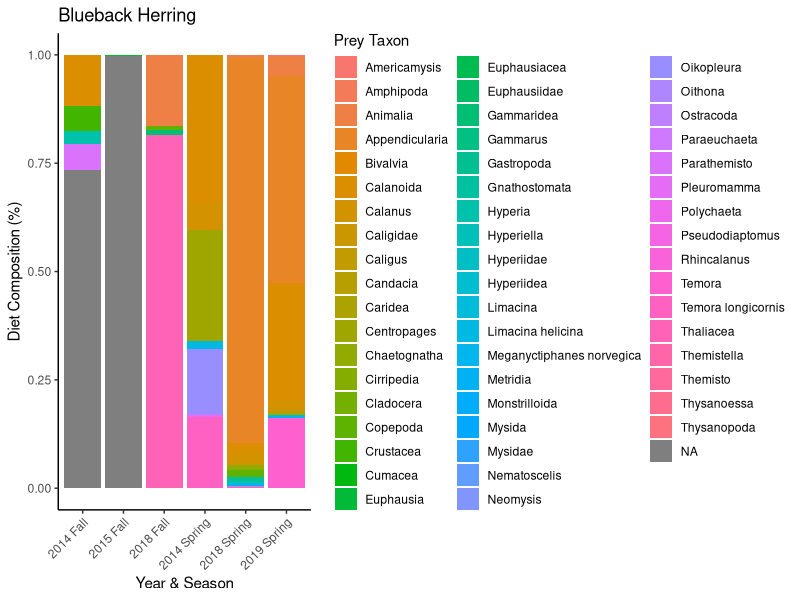
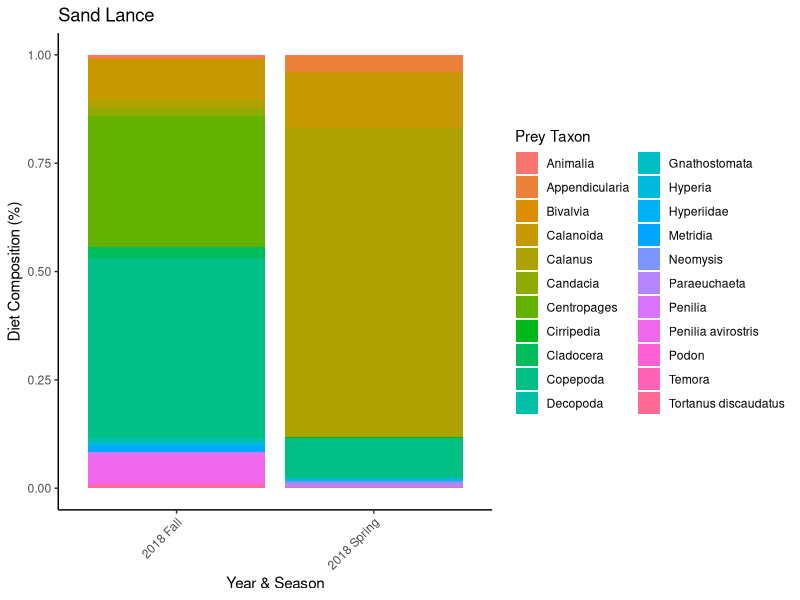
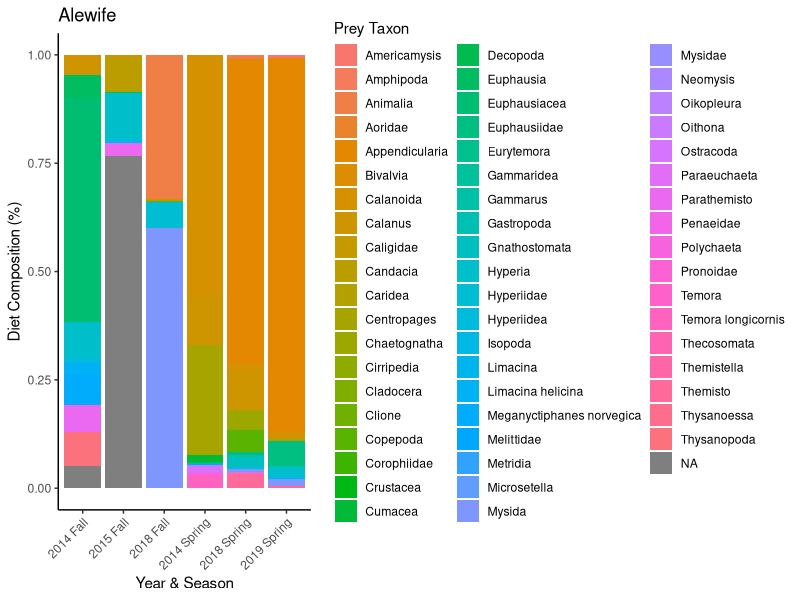
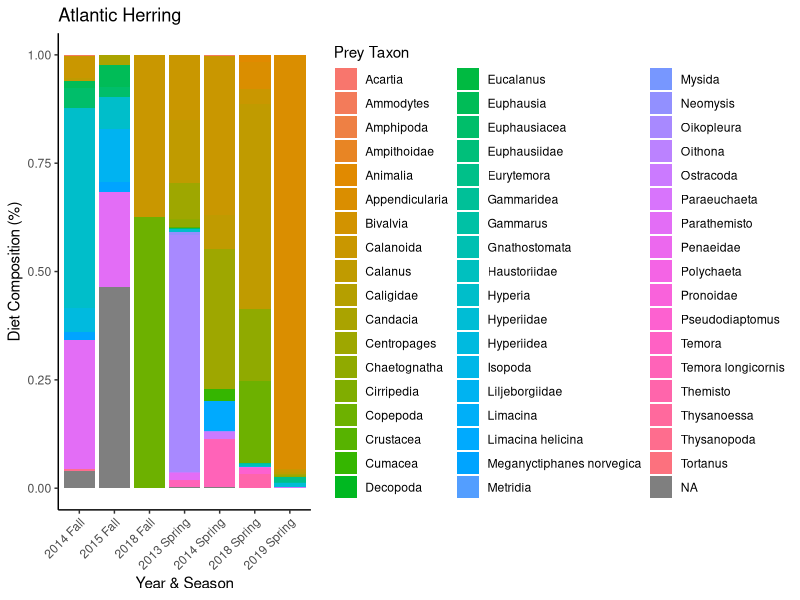
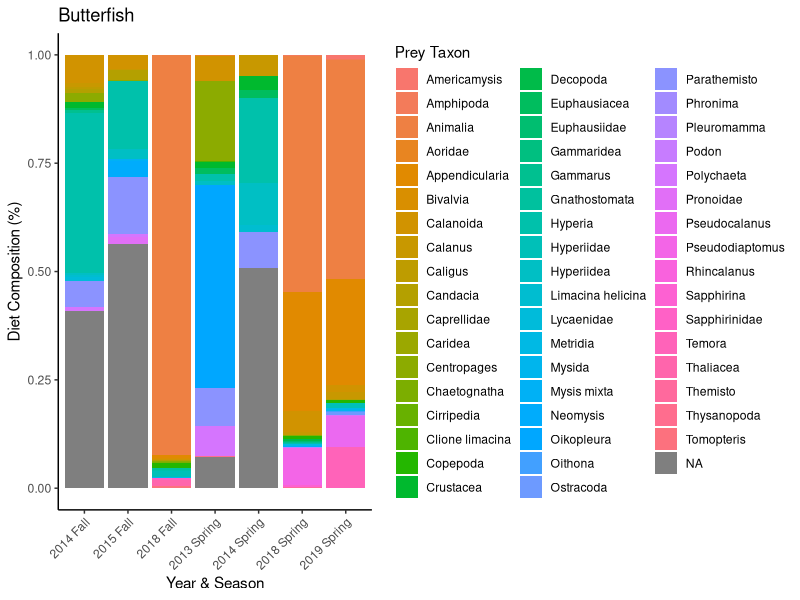
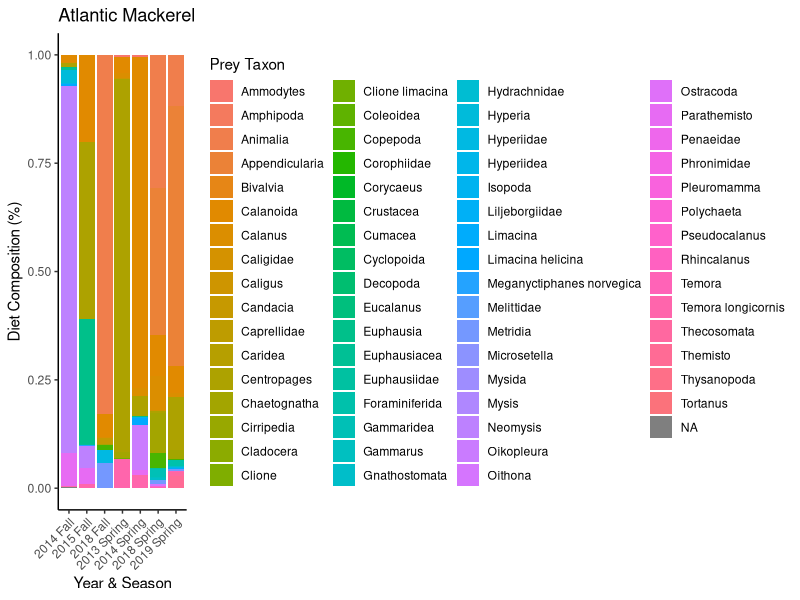
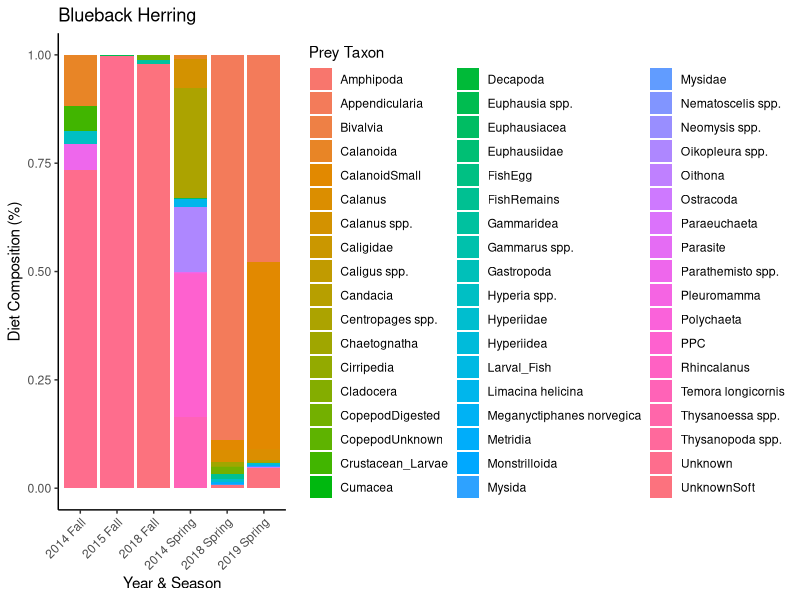
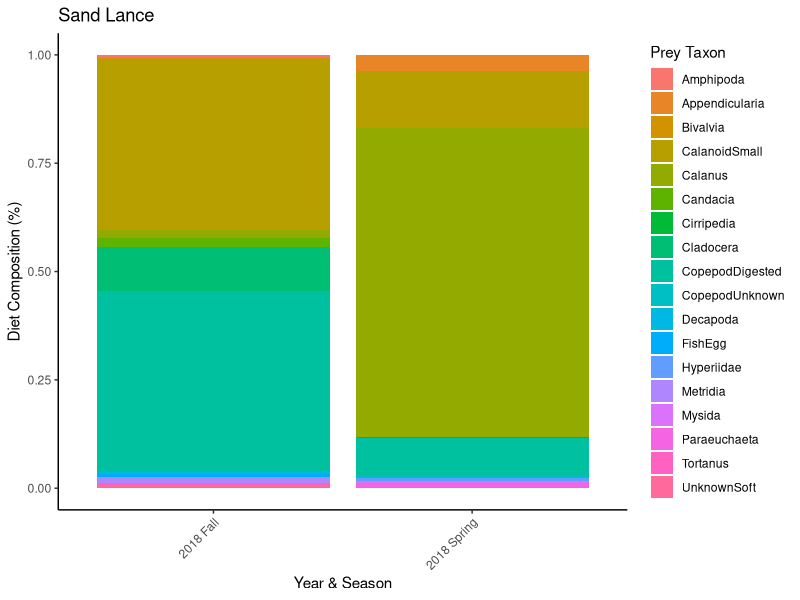

Write R code to recreate these figures, in order.
################################################################################
#############          FORAGE FISH DIETS           #############################
#############             FEB-2025                 #############################
## by: Alexandra Cabanelas
# looking at fish diet trends of fish already processed by J Suca et al
# data is from https://portal.edirepository.org/nis/mapbrowse?packageid=knb-lter-nes.2.3 

#Glancy, S.G., J.J. Suca, and J.K. Llopiz. 2022. Diet composition for small 
##pelagic fishes across the Northeast U.S. Continental Shelf for NES-LTER, 
##ongoing since 2013 ver 3. Environmental Data Initiative. 
##https://doi.org/10.6073/pasta/e48fef01a8bb7ae3c443d57de83bed2e 

#Concat_Count_EDI = prey counts
#Concat_Meas_EDI = prey measurements 

#### ------------------------------------------ #####
#            Packages -----
#### ------------------------------------------ #####

library(tidyverse)
library(RColorBrewer)
#library(gridExtra) 
#library(cowplot)

#### ------------------------------------------ #####
#            Data -----
#### ------------------------------------------ #####

diets <- read.csv(file.path("raw","Concat_Count_EDI.csv"))


#### ------------------------------------------ #####
#            Tidy -----
#### ------------------------------------------ #####

# create season and year columns 
diets <- diets %>%
  mutate(
    year = substr(as.character(cruise), 1, 4),  # Extract first 4 digits as Year
    season = case_when(
      grepl("02$", cruise) ~ "Spring",  # If cruise ends in '02', assign "Spring"
      grepl("04$", cruise) ~ "Fall",    # If cruise ends in '04', assign "Fall"
      TRUE ~ NA_character_  # Assign NA if it doesn't match
    )
  )

# preyTaxon = Most general taxonomic category of prey
# preyTaxa = Specific taxonomic category of prey
# Llopiz_taxa = Llopiz lab category of prey item
# scientificName_preyTaxon = Scientific name of prey item

comparison_table <- diets %>%
  select(preyTaxon, preyTaxa, Llopiz_taxa, 
         scientificName_preyTaxon, scientificNameID_preyTaxon) %>%
  distinct()  

differences_in_taxa_cols <- diets %>%
  filter(preyTaxon != Llopiz_taxa | 
           preyTaxon != scientificName_preyTaxon | 
           preyTaxon != preyTaxa | 
           Llopiz_taxa != scientificName_preyTaxon | 
           Llopiz_taxa != preyTaxa | 
           scientificName_preyTaxon != preyTaxa) %>%
  select(preyTaxon, Llopiz_taxa, scientificName_preyTaxon, preyTaxa) %>%
  distinct() %>%
  arrange(preyTaxon)

# remove Empty stomachs?
diets <- diets %>%
  filter(preyTaxon != "-9999" & preyTaxon != "Empty")

# not sure what "preyNum" column is
# in EDI is says "Unique number for prey specimen within each gut"
diets <- diets %>%
  dplyr::select(-c("preyNum", "preySpp", "Ocularunits", "Mag","prey_mm", "Scope"))

# preyCount = Total number of prey items per taxanomic category in the gut of fish specimen
## not sure what the NAs in this col mean...

# gutCount = Total number of prey items in that individual fish’s gut.
## gut count is not always filled out - sometimes NA
## and sometimes it seems likes it's wrong (e.g. preyCount > gutCount)

# redo gutCount column 
diets <- diets %>%
  group_by(FishSpecies, cruise, station, FishNum) %>%
  mutate(gutCount = sum(preyCount, na.rm = TRUE)) %>%
  ungroup()

# number of guts processed per season, yearb by predator species
fish_counts <- diets %>%
  group_by(year, season, FishSpecies) %>%
  summarise(fish_processed = n_distinct(FishNum), .groups = "drop") %>%
  group_by(year) %>%
  mutate(total_per_year = sum(fish_processed)) %>% 
  ungroup()

# create common name column
#P_tri = Peprilus triacanthus = Butterfish
#A_aes = Alosa aestivalis = Blueback Herring
#A_pse =	Alosa pseudoharengus = Alewife
#C_har = Clupea harengus = Atlantic Herring
#A_dub =	Ammodytes dubius = Sand Lance
#S_sco =	Scomber scombrus = Atlantic Mackerel

# fix typo in data... 
diets <- diets %>%
  mutate(FishSpecies = ifelse(FishSpecies == "p_tri", "P_tri", FishSpecies))

diets <- diets %>%
  mutate(FishCommon = case_when(
    FishSpecies == "P_tri" ~ "Butterfish",
    FishSpecies == "A_aes" ~ "Blueback Herring",
    FishSpecies == "A_pse" ~ "Alewife",
    FishSpecies == "C_har" ~ "Atlantic Herring",
    FishSpecies == "A_dub" ~ "Sand Lance",
    FishSpecies == "S_sco" ~ "Atlantic Mackerel",
    TRUE ~ NA_character_  # Assign NA if no match
  ))

#im setting the NAs in preyCount == 0 for now bc i dont know what they are
diets <- diets %>%
  mutate(preyCount = ifelse(is.na(preyCount), 0, preyCount))


#### ------------------------------------------ #####
#            Plots -----
#### ------------------------------------------ #####

#            scientificName_preyTaxon -----
#### ------------------------------------------ #####

# calculate diet composition (%) per fish species, year, and season
diets_percent <- diets %>%
  group_by(FishSpecies, year, season, scientificName_preyTaxon) %>%
  summarise(total_prey = sum(preyCount, na.rm = TRUE), .groups = "drop") %>%
  group_by(FishSpecies, year, season) %>%
  mutate(percent = (total_prey / sum(total_prey, na.rm = TRUE)) * 100)

# to make title the fish's common name
fish_common_map <- diets %>%
  select(FishSpecies, FishCommon) %>%
  distinct() %>%
  deframe() 

fish_species_list <- unique(diets_percent$FishSpecies)

# loop through each FishSpecies and create plots
for (fish in fish_species_list) {
  plot <- ggplot(filter(diets_percent, FishSpecies == fish), 
                 aes(x = interaction(year, season, sep = " "), 
                     y = percent, fill = scientificName_preyTaxon)) +
    geom_bar(stat = "identity", position = "fill") +  
    theme_classic() +
    labs(title = fish_common_map[fish],
         x = "Year & Season", 
         y = "Diet Composition (%)", 
         fill = "Prey Taxon") +
    theme(axis.text.x = element_text(angle = 45, hjust = 1),
          legend.position = "right")
  
  print(plot)  
}

#            preyTaxon -----
#### ------------------------------------------ #####

# calculate diet composition (%) per fish species, year, and season
diets_percent_preyTaxon <- diets %>%
  group_by(FishSpecies, year, season, preyTaxon) %>%
  summarise(total_prey = sum(preyCount, na.rm = TRUE), .groups = "drop") %>%
  group_by(FishSpecies, year, season) %>%
  mutate(percent = (total_prey / sum(total_prey, na.rm = TRUE)) * 100)

# loop to plot
for (fish in fish_species_list) {
  plot <- ggplot(filter(diets_percent_preyTaxon, FishSpecies == fish), 
                 aes(x = interaction(year, season, sep = " "), 
                     y = percent, fill = preyTaxon)) +
    geom_bar(stat = "identity", position = "fill") +  
    theme_classic() +
    labs(title = fish_common_map[fish],
         x = "Year & Season", 
         y = "Diet Composition (%)", 
         fill = "Prey Taxon") +
    theme(axis.text.x = element_text(angle = 45, hjust = 1),
          legend.position = "right")
  
  print(plot)  
}


#            preyTaxon grouped top 10 -----
#### ------------------------------------------ #####

# rename PPC to Calanoida
diets_v1 <- diets %>%
  mutate(preyTaxon = ifelse(preyTaxon == "PPC", "Calanoida", 
                            preyTaxon))

diets_v1 <- diets_v1 %>%
  mutate(preyTaxon = case_when(
    preyTaxon %in% c("Unknown", "UnknownOther", "UnknownSoft") ~ "Unknown",  
    TRUE ~ preyTaxon  # keep other values unchanged
  ))

# top 10 most common preyTaxon across all data
top_10_prey <- diets_v1 %>%
  group_by(preyTaxon) %>%
  summarise(total_prey = sum(preyCount, na.rm = TRUE)) %>%
  arrange(desc(total_prey)) %>%
  slice_head(n = 10) %>%
  pull(preyTaxon) 

diets_v1 <- diets_v1 %>%
  mutate(preyTaxon = case_when(
    preyTaxon %in% top_10_prey ~ preyTaxon,  # keep top 10 prey taxa
    TRUE ~ "Other"  # group all other prey into "Other"
  ))

diets_percent_preyTaxon_g <- diets_v1 %>%
  group_by(FishSpecies, year, season, preyTaxon) %>%
  summarise(total_prey = sum(preyCount, na.rm = TRUE), .groups = "drop") %>%
  group_by(FishSpecies, year, season) %>%
  mutate(percent = (total_prey / sum(total_prey, na.rm = TRUE)) * 100)

unique_prey <- unique(diets_percent_preyTaxon_g$preyTaxon)
color_palette <- brewer.pal(n = 11, name = "RdGy") #"Paired", "Set3" or "Dark2"
prey_color_mapping <- setNames(color_palette, unique_prey)

# loop to plot

for (fish in fish_species_list) {
  plot <- ggplot(filter(diets_percent_preyTaxon_g, FishSpecies == fish), 
                 aes(x = interaction(season, year, sep = " "), 
                     y = percent, fill = preyTaxon)) +
    geom_bar(stat = "identity", position = "fill") +  
    scale_fill_manual(values = prey_color_mapping) +
    theme_classic() +
    labs(title = fish_common_map[fish],
         y = "Diet Composition (%)") +  
    theme(axis.text.x = element_text(angle = 0, hjust = 0.5, color = "black", size = 14),
          axis.text.y = element_text(angle = 0, color = "black", size = 14),
          axis.title.x = element_blank(),
          axis.title.y = element_text(size = 16),  
          plot.title = element_text(hjust = 0.5, size = 18, face = "bold"),
          legend.position = "right",
          legend.title = element_blank(),
          legend.margin = margin(0, 0, 0, 0),
          legend.spacing.y = unit(0.2, "cm")) +
    scale_y_continuous(expand = c(0, 0), 
                       labels = scales::percent_format(scale = 100))
  
  print(plot)  
}

### SAME BUT OTHER PALETTE/COLOR OPTIONS
# do the same but coloring unknown in like a bright color
bright_colors <- c("#FF0000", "#00FF00", "#0000FF", "orange",  "#FF00FF",
                   "#00FFFF", "#800000", "#808000", "#008000", "#800080", 
                   "#000080", "#808080", "#C0C0C0", "#FF6347", "#FFD700", 
                   "#32CD32", "#FF1493", "#B22222", "#FF4500", "#ADFF2F")

custom_palette <-  c(
  "Unknown" = "#E63946",  # Bright Red (stands out)
  "Other" = "#8D99AE",  # Neutral Gray for "Other"
  "Calanoida" = "#A8DADC",  # Soft Cyan
  "Calanus spp." = "#457B9D",  # Muted Blue
  "Centropages spp." = "#1D3557",  # Dark Blue
  "Euphausia spp." = "#F4A261",  # Warm Orange
  "Neomysis spp." = "#E9C46A",  # Yellow-Gold
  "Oikopleura spp." = "#2A9D8F",  # Green-Teal
  "Temora longicornis" = "#264653",  # Dark Teal
  "Appendicularia" = "#6A0572",  # Deep Purple
  "CalanoidSmall" = "#D4A5A5"  # Soft Pink
)

custom_palette <- c(
  "Unknown" = "#D73027",  # Strong Red (stands out)
  "Other" = "#7E7E7E",  # Neutral Gray (background)
  "Calanoida" = "#1F78B4",  # Deep Blue
  "Calanus spp." = "#6BAED6",  # Soft Blue
  "Centropages spp." = "#A6CEE3",  # Light Blue
  "Euphausia spp." = "#33A02C",  # Deep Green
  "Neomysis spp." = "#B2DF8A",  # Light Green
  "Oikopleura spp." = "#FDAE61",  # Warm Orange
  "Temora longicornis" = "#F46D43",  # Orange-Red
  "Appendicularia" = "#FDBF6F",  # Soft Peach
  "CalanoidSmall" = "#CAB2D6"  # Soft Purple
)

for (fish in fish_species_list) {
  plot <- ggplot(filter(diets_percent_preyTaxon_g, FishSpecies == fish), 
                 aes(x = interaction(season, year, sep = " "), 
                     y = percent, fill = preyTaxon)) +
    geom_bar(stat = "identity", position = "fill") +  
    scale_fill_manual(values = custom_palette) +
    theme_classic() +
    labs(title = fish_common_map[fish],
         y = "Diet Composition (%)") +  
    theme(axis.text.x = element_text(angle = 0, hjust = 0.5, color = "black", size = 14),
          axis.text.y = element_text(angle = 0, color = "black", size = 14),
          axis.title.x = element_blank(),
          axis.title.y = element_text(size = 16),  
          plot.title = element_text(hjust = 0.5, size = 18, face = "bold"),
          legend.position = "right",
          legend.title = element_blank(),
          legend.margin = margin(0, 0, 0, 0),
          legend.spacing.y = unit(0.2, "cm")) +
    scale_y_continuous(expand = c(0, 0), 
                       labels = scales::percent_format(scale = 100))
  
  print(plot)  
}



#            Llopiz_taxa grouped top 10 -----
#### ------------------------------------------ #####
# doing same with Llopiz_taxa bc calanoid small better described

diets_v2 <- diets %>%
  mutate(Llopiz_taxa = case_when( # Thaliacea ??
    Llopiz_taxa %in% c("Unknown", "UnknownOther", "UnknownSoft") ~ "Unknown",  
    TRUE ~ Llopiz_taxa  # keep other values unchanged
  ))

# fill in the NAs with some of the prey names in the scientificName_preyTaxon col
diets_v2 <- diets_v2 %>%
  mutate(Llopiz_taxa = ifelse(is.na(Llopiz_taxa), 
                              scientificName_preyTaxon, Llopiz_taxa))

# fill remaining NAs with prey names in the preyTaxon col
diets_v2 <- diets_v2 %>%
  mutate(Llopiz_taxa = ifelse(is.na(Llopiz_taxa), 
                              preyTaxon, Llopiz_taxa))

# group prey into broader categories:
# Calanoida = candacia, acartia, CalanoidDigested, Eucalanus, Eurytemora, 
##Paraeuchaeta, Pseudodiaptomas, Rhincalanus, Tortanus, Tortanus discaudatus, CalanoidSmall

# Copepoda = CopepodDigested, CopepodUnknown, Corycaeus (cyclopoid), Cyclopoida, 
##Monstrilloida, Microsetella, Sapphirina, Sapphirinidae

# Mysida = "Mysida", "Neomysis", "Mysidae", "Mysis", "Mysis mixta", "Americamysis"'
# FishItems = Ammodytes, Fish_Remains, FishEgg, FishLarvae, FishRemains, Larval_Fish
# Appendicularia
# Bivalvia
# Amphipoda = Ampithoidae, Aoridae, Caprellidae, Corophiidae, Liljeborgiidae
# Pteropoda = Clione, Clione limacina, Limacina, Limacina helicina, Thecosomata
# Euphausiidae = Euphausia, Euphausiacea, Meganyctiphanes norvegica, 
##Nematoscelis, Thysanoessa, Thysanopoda

# Gammaridea = Gammarus
# Hyperiidea = Hyperia, Hyperiella, Hyperiidae, Phronima, Phronimidae, Pronoidae, Themistella, Themisto
# Decapoda = Caridea, Penaeidae

# Temora spp. = Temora, Temora longicornis 
# Other = Unknown 
diets_v2 <- diets_v2 %>%
  mutate(Llopiz_taxa = case_when(
    Llopiz_taxa == "Oikopleura" ~ "Appendicularia",
    Llopiz_taxa == "Neomysis" ~ "Mysida",
    Llopiz_taxa == "Parathemisto" ~ "Hyperiidae",
    Llopiz_taxa == "Gammarus" ~ "Gammaridea",
    Llopiz_taxa == "Other" ~ "Unknown", 
    Llopiz_taxa %in% c("Candacia", "Acartia", "CalanoidDigested", "Eucalanus", 
                       "Eurytemora", "Paraeuchaeta", "Pseudodiaptomas", 
                       "Rhincalanus", "Tortanus", "Tortanus discaudatus", 
                       "CalanoidSmall") ~ "Calanoida",
    
    Llopiz_taxa %in% c("CopepodDigested", "CopepodUnknown", "Corycaeus", 
                       "Cyclopoida", "Monstrilloida", "Microsetella", 
                       "Sapphirina", "Sapphirinidae") ~ "Copepoda",
    
    Llopiz_taxa %in% c("Mysida", "Neomysis", "Mysidae", "Mysis", "Mysis mixta", 
                       "Americamysis") ~ "Mysida",
    
    Llopiz_taxa %in% c("Ammodytes", "Fish_Remains", "FishEgg", "FishLarvae", 
                       "FishRemains", "Larval_Fish") ~ "FishItems",
    
    Llopiz_taxa %in% c("Ampithoidae", "Aoridae", "Caprellidae", "Corophiidae", 
                       "Liljeborgiidae") ~ "Amphipoda",
    
    Llopiz_taxa %in% c("Clione", "Clione limacina", "Limacina", 
                       "Limacina helicina", "Thecosomata") ~ "Pteropoda",
    
    Llopiz_taxa %in% c("Euphausia", "Euphausiacea", "Meganyctiphanes norvegica", 
                       "Nematoscelis", "Thysanoessa", 
                       "Thysanopoda") ~ "Euphausiidae",
    
    Llopiz_taxa %in% c("Hyperia", "Hyperiella", "Hyperiidae", "Phronima", 
                       "Phronimidae", "Pronoidae", "Themistella", 
                       "Themisto") ~ "Hyperiidea",
    
    Llopiz_taxa %in% c("Caridea", "Penaeidae") ~ "Decapoda",
    
    Llopiz_taxa %in% c("Temora", "Temora longicornis") ~ "Temora spp.",
    
    TRUE ~ Llopiz_taxa  # everything else unchanged
  ))

# ??? left as is
# Calanus
# Caligidae = sea lice = could go into parasite or Copepoda = Caligus
# Cirripedia (barnacle) = Arthropoda thecostraca
# there is a Crustacea group
# Cumacea = Arthropoda malacostraca 
# there is a Gastropoda group
# there is a Isopoda group
# Hydrachnidae = water mite = Arthropoda = possibly into parasites
# Metridia = calanoid copepod 
# Oithona = copepoda
# Penilia = Artropoda ctenopoda = Penilia avirostris
# Pleuromamma = calanoida 
# Podon = Arthropoda onychopoda
# Tomopteris = annelid 
# Ostracoda
# Haustoriidae = Arthropoda crustacean malacostraca 
# Animalia
# Lycaenidae = butterfly ??
# Melittidae = beetles??

# top 10 most common Llopiz_taxa across all data
top_10_Llopiz <- diets_v2 %>%
  group_by(Llopiz_taxa) %>%
  summarise(total_prey = sum(preyCount, na.rm = TRUE)) %>%
  arrange(desc(total_prey)) %>%
  slice_head(n = 10) %>%
  pull(Llopiz_taxa) 

diets_v3 <- diets_v2 %>%
  mutate(Llopiz_taxa = case_when(
    Llopiz_taxa %in% top_10_Llopiz ~ Llopiz_taxa,  # keep top 10 prey taxa
    TRUE ~ "Other"  # group all other prey into "Other"
  ))

diets_percent_Llopiz_taxa_g <- diets_v3 %>%
  group_by(FishSpecies, year, season, Llopiz_taxa) %>%
  summarise(total_prey = sum(preyCount, na.rm = TRUE), .groups = "drop") %>%
  group_by(FishSpecies, year, season) %>%
  mutate(percent = (total_prey / sum(total_prey, na.rm = TRUE)) * 100)

unique_preyLlopiz <- unique(diets_percent_Llopiz_taxa_g$Llopiz_taxa)
prey_color_mappingLlopiz <- setNames(color_palette, unique_preyLlopiz)

# loop to plot

for (fish in fish_species_list) {
  plot <- ggplot(filter(diets_percent_Llopiz_taxa_g, FishSpecies == fish), 
                 aes(x = interaction(season, year, sep = " "), 
                     y = percent, fill = Llopiz_taxa)) +
    geom_bar(stat = "identity", position = "fill") +  
    scale_fill_manual(values = prey_color_mappingLlopiz) +
    theme_classic() +
    labs(title = fish_common_map[fish],
         y = "Diet Composition (%)") +  
    theme(axis.text.x = element_text(angle = 0, hjust = 0.5, color = "black", size = 14),
          axis.text.y = element_text(angle = 0, color = "black", size = 14),
          axis.title.x = element_blank(),
          axis.title.y = element_text(size = 16),  
          plot.title = element_text(hjust = 0.5, size = 18, face = "bold"),
          legend.position = "right",
          legend.title = element_blank(),
          legend.margin = margin(0, 0, 0, 0),
          legend.spacing.y = unit(0.2, "cm")) +
    scale_y_continuous(expand = c(0, 0), 
                       labels = scales::percent_format(scale = 100))
  
  print(plot)  
}


#            2018 and 2019 ONLY -----
#### ------------------------------------------ #####
#            Llopiz_taxa grouped top 10 -----
#### ------------------------------------------ #####

top_10_Llopiz_new <- diets_v2 %>%
  filter(year %in% c(2018, 2019) & 
           season %in% c("Fall", "Spring")) %>%
  group_by(Llopiz_taxa) %>%
  summarise(total_prey = sum(preyCount, na.rm = TRUE)) %>%
  arrange(desc(total_prey)) %>%
  slice_head(n = 11) %>%
  pull(Llopiz_taxa) 

diets_v4 <- diets_v2 %>%
  mutate(Llopiz_taxa = case_when(
    Llopiz_taxa %in% top_10_Llopiz_new ~ Llopiz_taxa,  # keep top 10 prey taxa
    TRUE ~ "Other"  # group all other prey into "Other"
  ))

diets_percent_Llopiz_taxa_g_new <- diets_v4 %>%
  filter(year %in% c(2018, 2019) & season %in% c("Fall", "Spring")) %>%
  group_by(FishSpecies, year, season, Llopiz_taxa) %>%
  summarise(total_prey = sum(preyCount, na.rm = TRUE), .groups = "drop") %>%
  group_by(FishSpecies, year, season) %>%
  mutate(percent = (total_prey / sum(total_prey, na.rm = TRUE)) * 100,
         Llopiz_taxa = factor(Llopiz_taxa, 
                              levels = c(setdiff(top_10_Llopiz_new, 
                                                 c("Other", "Unknown")), 
                                         "Other", "Unknown")))  # Force order

unique_preyLlopiz_new <- unique(diets_percent_Llopiz_taxa_g_new$Llopiz_taxa)

#make custom color palette (to avoid white, and add more colors)
#print(color_palette)
prey_color_mappingLlopiznew <- c(
  "Appendicularia" = "#67001F",
  "Calanus" = "#664700",
  "Calanoida" = "#CD950C", #"#D6604D",
  "Centropages" = "#FFB90F", #E49B5D", #"#F4A582", 
  "Chaetognatha" = "#6E8B3D",#"#8C510A"
  "Copepoda" = "#c7522a", #"#A63D40"maybe it looks too similar to B218
  "Euphausiidae" = "#4D4D4D",
  "Hyperiidea" = "#9ACD32", #"#BABABA", 
  "Mysida" = "#878787",
  "Temora spp." = "#006647",
  "Other" = "#1A1A1A",    
  "Unknown" = "#FA8072" #"#B2182B", "#FA8072", "#6959CD", "#4A708B", "#D8BFD8"
)

# loop to plot
for (fish in fish_species_list) {
  plot <- ggplot(filter(diets_percent_Llopiz_taxa_g_new, 
                        FishSpecies == fish), 
                 aes(x = interaction(season, year, sep = " "), 
                     y = percent, fill = Llopiz_taxa)) +
    geom_bar(stat = "identity", position = "fill") +  
    scale_fill_manual(values = prey_color_mappingLlopiznew) +
    theme_classic() +
    labs(title = fish_common_map[fish],
         y = "Diet Composition (%)") +  
    theme(axis.text.x = element_text(angle = 0, hjust = 0.5, color = "black", size = 14),
          axis.text.y = element_text(angle = 0, color = "black", size = 14),
          axis.title.x = element_blank(),
          axis.title.y = element_text(size = 16),  
          plot.title = element_text(hjust = 0.5, size = 18, face = "bold"),
          legend.position = "right",
          legend.title = element_blank(),
          legend.margin = margin(0, 0, 0, 0),
          legend.spacing.y = unit(0.2, "cm")) +
    scale_y_continuous(expand = c(0, 0), 
                       labels = scales::percent_format(scale = 100))
  
  print(plot)  
}
